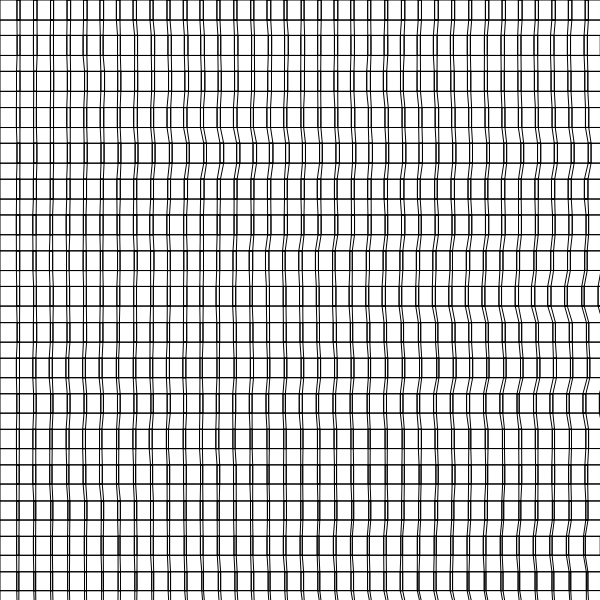
Frame 1 (no input)
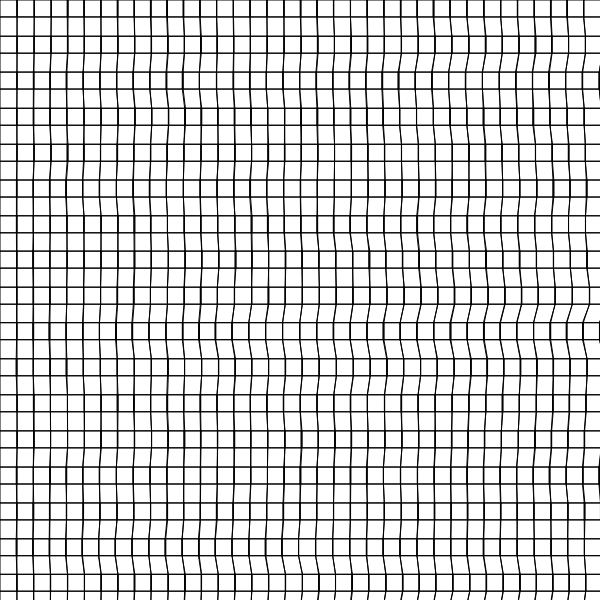
Frame 60 (no input)
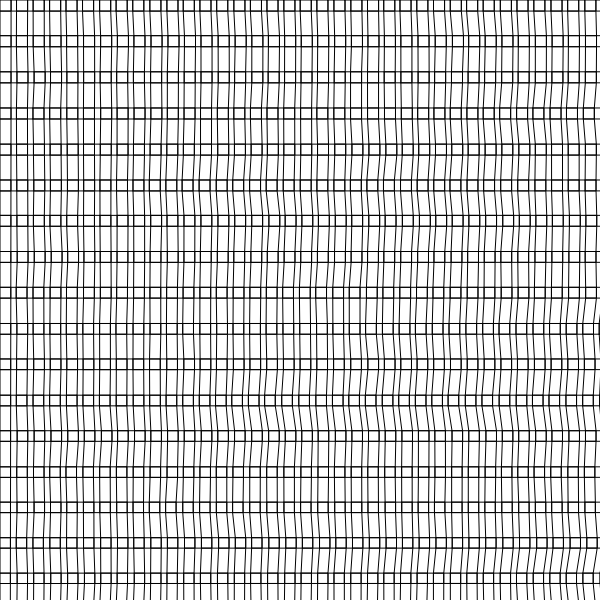
Frame 120 (the mouse pressed at the canvas centre since frame 60)

The p5.js sketch that drew these frames (run headless with seeded random() and noise() and a simulated clock; from frame 60 on, the mouse is pressed at the canvas centre):

// p5.js sketch
// ── sketch.js
// random-sized grid of noise-driven cubes — grid dimensions chosen once at
// setup (in [10, 50] to keep cube count <2500 and avoid an empty grid).

let noc_x, noc_y;
let xstep, ystep;
let offset = 0.01;

function setup() {
  createCanvas(600, 600);
  noStroke();
  noc_x = floor(random(10, 50));
  noc_y = floor(random(10, 50));
  xstep = width / (noc_x - 1);
  ystep = height / (noc_y - 1);
}

function draw() {
  background(255);
  const cubes = [];
  const total = noc_x * noc_y;
  let posX = 0;
  let posY = 0;

  for (let i = 0; i < total; i++) {
    const s = 30 * noise(offset);
    cubes.push([
      { x: posX, y: posY },
      { x: s + posX, y: posY },
      { x: s + posX, y: s + posY },
      { x: posX, y: s + posY },
    ]);
    offset += 0.0001;
    posX += xstep + random(1);
    if (i % noc_x === noc_x - 1) {
      posY += ystep + random(1);
      posX = 0;
    }
  }

  noFill();
  stroke(0);
  strokeWeight(1);
  for (const c of cubes) {
    beginShape();
    vertex(c[0].x, c[0].y);
    vertex(c[1].x, c[1].y);
    vertex(c[2].x, c[2].y);
    vertex(c[3].x, c[3].y);
    endShape(CLOSE);
  }
  for (let i = 1; i < cubes.length; i++) {
    const ca = cubes[i - 1];
    const cb = cubes[i];
    if (ca[0].y === cb[0].y) {
      beginShape();
      vertex(ca[1].x, ca[1].y);
      vertex(cb[0].x, cb[0].y);
      vertex(cb[3].x, cb[3].y);
      vertex(ca[2].x, ca[2].y);
      endShape(CLOSE);
    }
  }
  for (let i = noc_x; i < cubes.length; i++) {
    const ca = cubes[i - noc_x];
    const cb = cubes[i];
    beginShape();
    vertex(ca[3].x, ca[3].y);
    vertex(ca[2].x, ca[2].y);
    vertex(cb[1].x, cb[1].y);
    vertex(cb[0].x, cb[0].y);
    endShape(CLOSE);
  }
}
